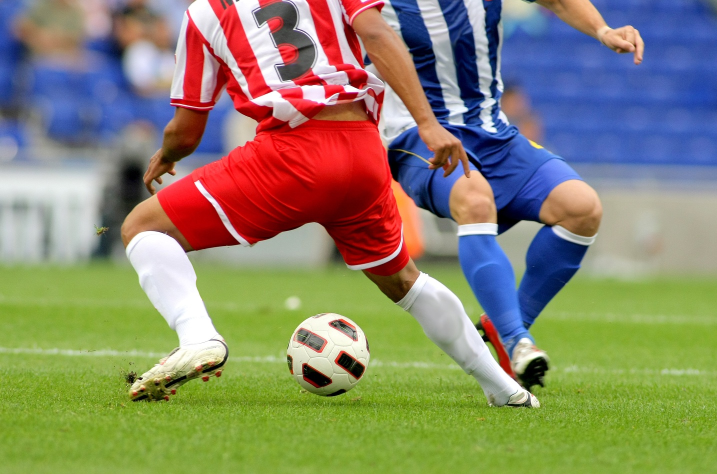
#> input picture opencv/soccer.jpg, 1434 x 948 px (shown at 1/2 size)
$ python E01_1.py
#> lines starting #> are read from the running program, lines starting #| are printed output that depends on the picture
import os
import cv2 as cv
import sys
import numpy as np

script_dir = os.path.dirname(os.path.abspath(__file__))
path = os.path.join(script_dir, "soccer.jpg")

# 컬러 이미지 로드
img = cv.imread(path, cv.IMREAD_COLOR)
#> img is the input picture: shape (948, 1434, 3); mean B, G, R 107.2, 133.3, 136.9
if img is None:
    raise FileNotFoundError(f"이미지를 찾을 수 없습니다: {os.path.abspath(path)}")

print("original shape:", img.shape, "dtype:", img.dtype)
#| original shape: (948, 1434, 3) dtype: uint8

# 그레이스케일 변환
gray = cv.cvtColor(img, cv.COLOR_BGR2GRAY)
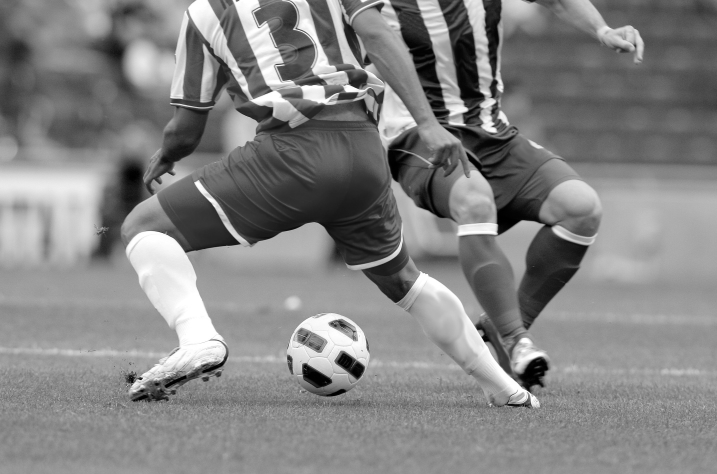
#> gray: shape (948, 1434) (shown at 1/2 size); min 0, max 255, mean 131.4

# 화면 표시용 (흑백을 3채널로 변환)
gray_display = cv.cvtColor(gray, cv.COLOR_GRAY2BGR)

# 원본 + 흑백 연결
combined = np.hstack((img, gray_display))
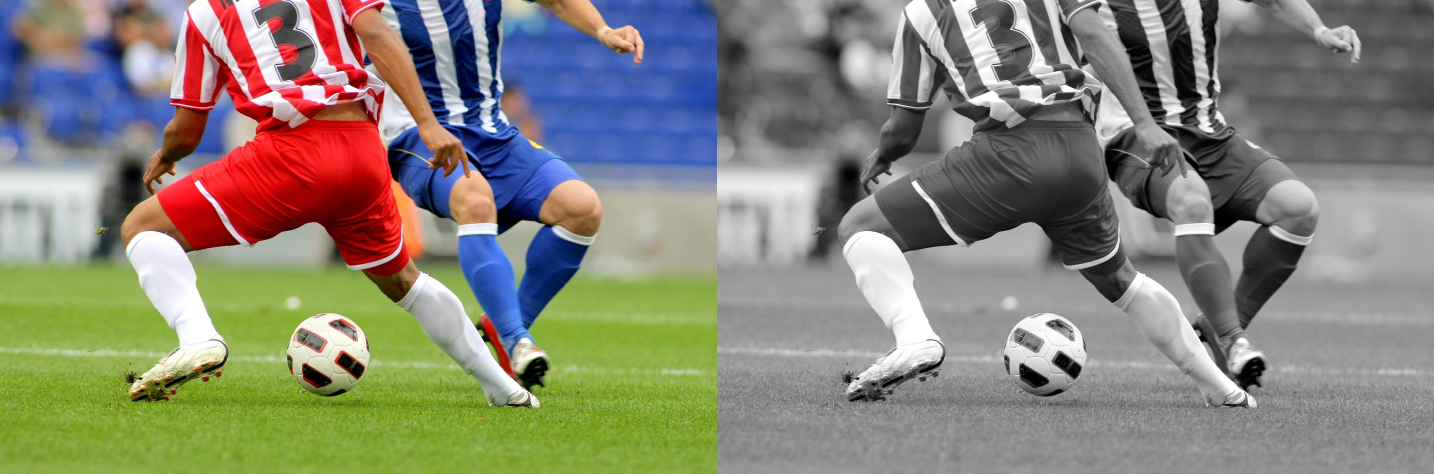
#> combined: shape (948, 2868, 3) (shown at 1/2 size); mean B, G, R 119.3, 132.3, 134.1

scale = 0.5
resized = cv.resize(combined, None, fx=scale, fy=scale)
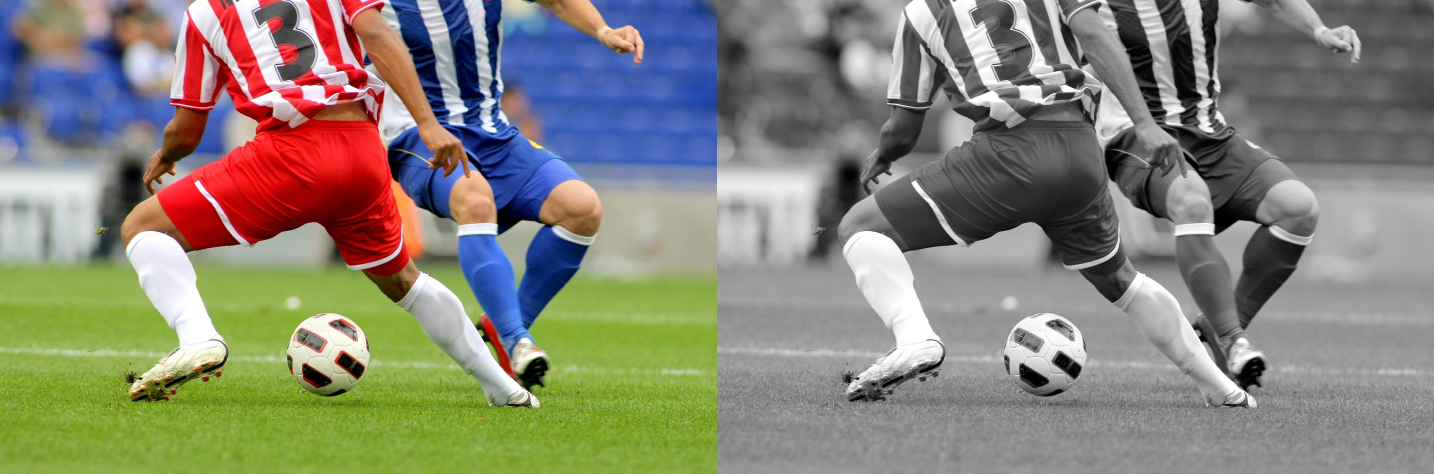
#> resized: shape (474, 1434, 3); mean B, G, R 119.4, 132.4, 134.2

# 화면 출력
cv.imshow("Original (left) | Gray (right)", resized)
cv.waitKey(0)
cv.destroyAllWindows()

# 파일 저장
cv.imwrite("gray_output.jpg", gray)
cv.imwrite("combined_output.jpg", combined)

print("Saved: gray_output.jpg, combined_output.jpg")

$ run again, with E01_1.jpg copied over opencv/soccer.jpg
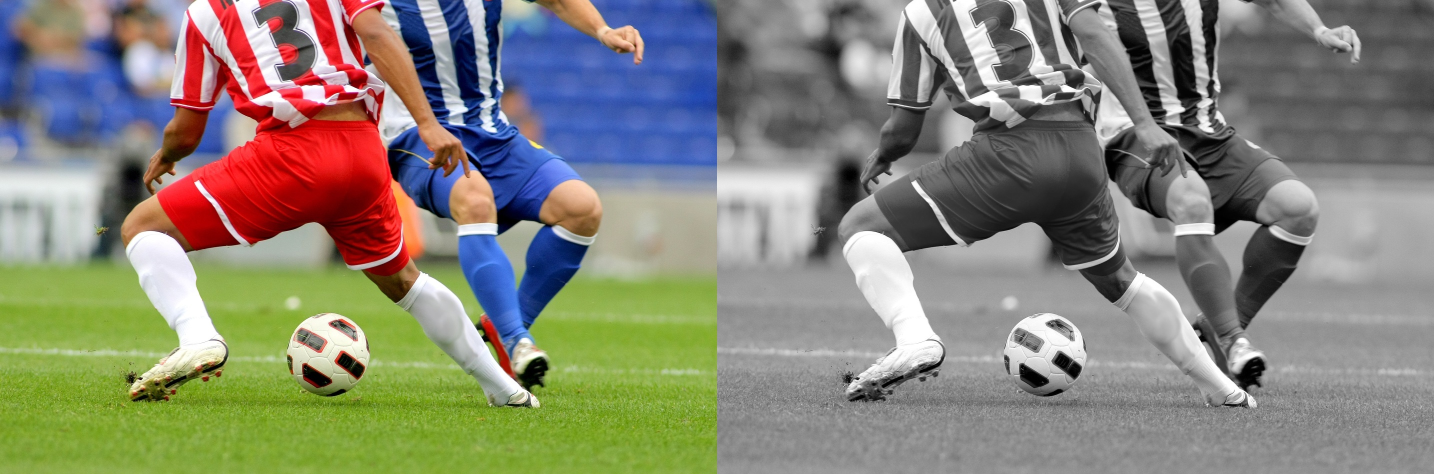
#> input picture E01_1.jpg, 2868 x 948 px (shown at 1/2 size)
#> img is the input picture: shape (948, 2868, 3); mean B, G, R 119.3, 132.3, 134.1
#| original shape: (948, 2868, 3) dtype: uint8
#> `gray = cv.cvtColor(img, cv.COLOR_BGR2GRAY)`:
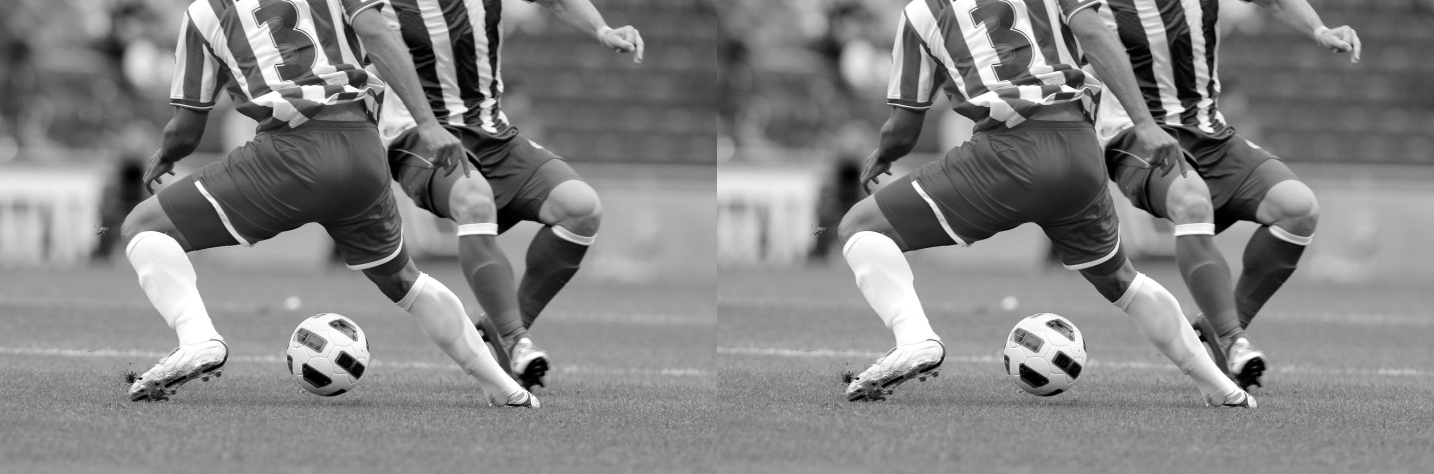
#> gray: shape (948, 2868) (shown at 1/2 size); min 0, max 255, mean 131.4
#> `combined = np.hstack((img, gray_display))`:
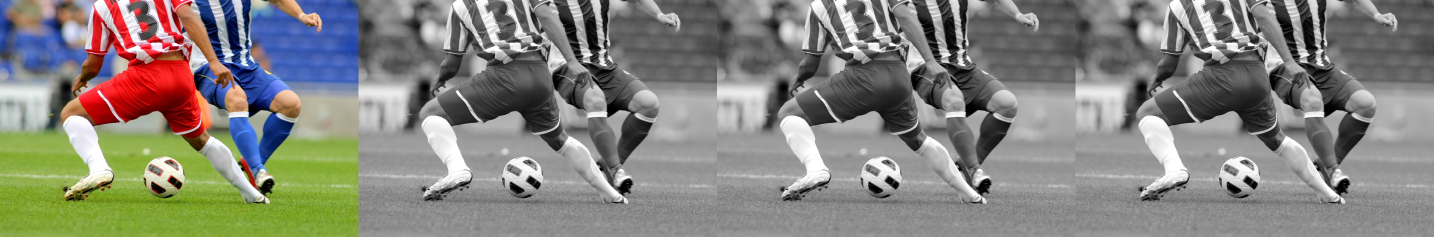
#> combined: shape (948, 5736, 3) (shown at 1/4 size); mean B, G, R 125.3, 131.8, 132.7

$ run again, with E01_3.png saved as opencv/soccer.jpg
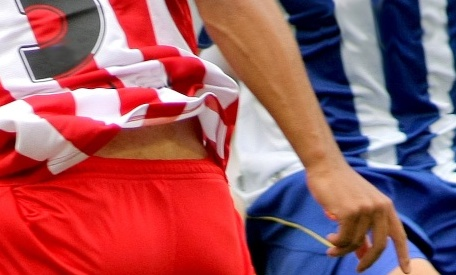
#> input picture E01_3.png, 456 x 275 px
#> img is the input picture: shape (275, 456, 3); mean B, G, R 96.9, 87.8, 156.9
#| original shape: (275, 456, 3) dtype: uint8
#> `gray = cv.cvtColor(img, cv.COLOR_BGR2GRAY)`:
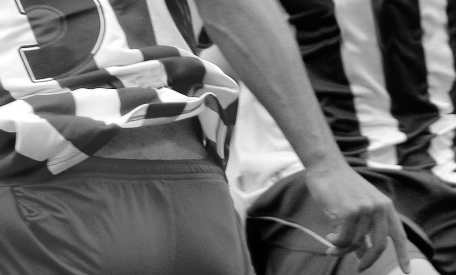
#> gray: shape (275, 456); min 0, max 255, mean 109.5
#> `resized = cv.resize(combined, None, fx=scale, fy=scale)`:
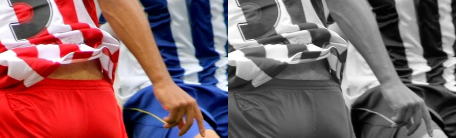
#> resized: shape (138, 456, 3); mean B, G, R 103.2, 98.6, 133.3
